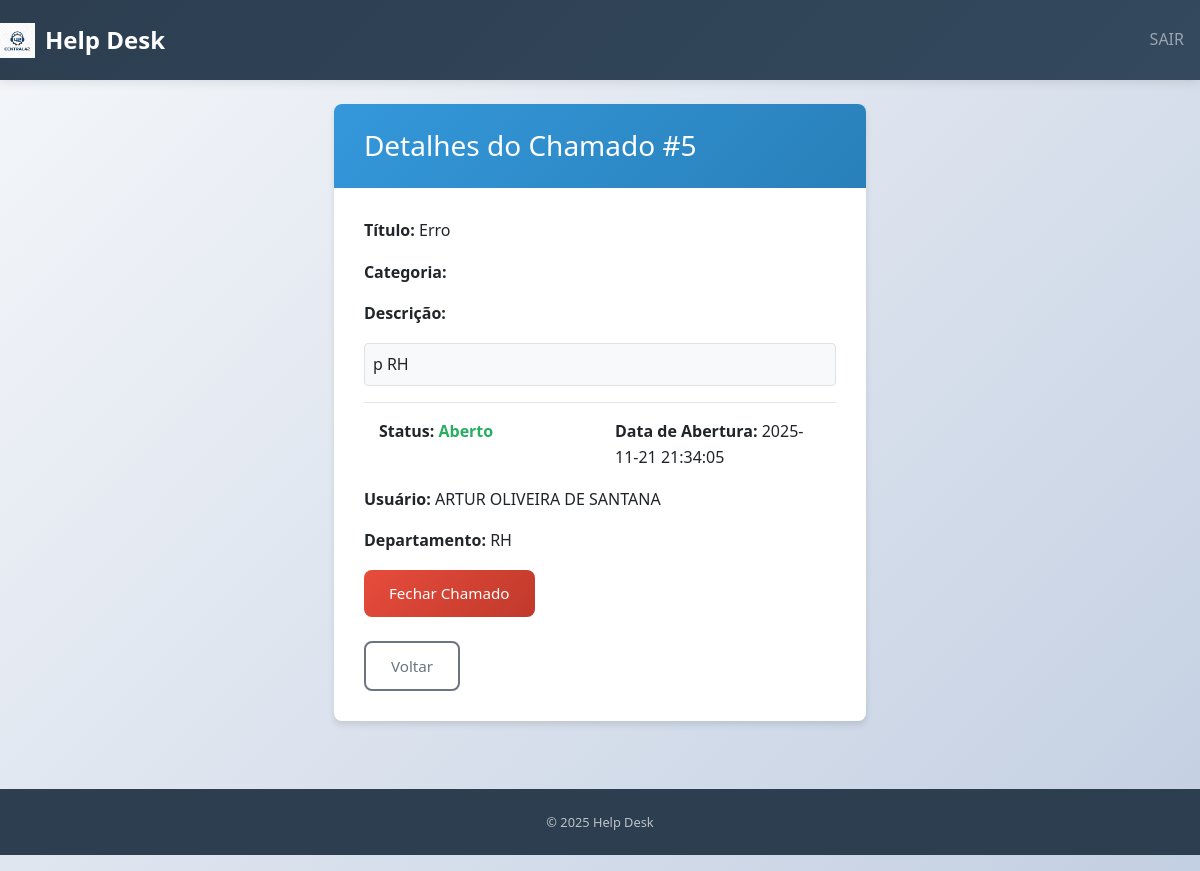
Page /ver_chamado.php?id=5 (signed in) on the committed database.
### tables this page shows
CREATE TABLE `chamados` (
  `id_chamado` int(11) NOT NULL,
  `titulo` varchar(150) NOT NULL,
  `descricao` text NOT NULL,
  `status` varchar(50) DEFAULT 'Aberto',
  `data_abertura` datetime DEFAULT current_timestamp(),
  `id_usuario` int(11) NOT NULL,
  `id_departamento` int(11) NOT NULL,
  `departamento_destino` int(11) NOT NULL,
  `data_fechamento` datetime DEFAULT NULL
);

CREATE TABLE `usuarios` (
  `id_usuario` int(11) NOT NULL,
  `nome` varchar(100) NOT NULL,
  `email` varchar(100) NOT NULL,
  `senha` varchar(255) NOT NULL,
  `id_tipo_usuario` int(11) NOT NULL,
  `id_departamento` int(11) DEFAULT NULL
);

CREATE TABLE `departamentos` (
  `id_departamento` int(11) NOT NULL,
  `nome` varchar(100) NOT NULL
);

### classes/Chamado.php (called while the page is built, shortened)
<?php
class Chamado
{
    public function visualizarChamado($con, $id_chamado)
    {
        try {
            $stmt = $con->prepare("SELECT
                    c.*,
                    u.nome AS nome_usuario,
                    u.email,
                    d.nome AS nome_departamento
                FROM chamados c
                INNER JOIN usuarios u ON u.id_usuario = c.id_usuario
                INNER JOIN departamentos d ON d.id_departamento = c.departamento_destino
                WHERE c.id_chamado = :id");
            $stmt->bindParam(":id", $id_chamado);
            $stmt->execute();
            return $stmt->fetch(PDO::FETCH_ASSOC);
        } catch (PDOException $erroAoMostrarChamados) {
            echo "Erro ao mostrar os chamados: " . $erroAoMostrarChamados->getMessage();
            return false;
        }
    }
}

### ver_chamado.php (the view, shortened to what this page needs)
<?php
include "cabecalho_logado.php";
include "con.php";
include "classes/Chamado.php";
$id_chamado = $_GET['id'];
$chamados = new Chamado();
$chamado = $chamados->visualizarChamado($con, $id_chamado);
?>
<main class="container py-4">
    <div class="card shadow">
        <div class="card-header bg-info text-white">
            <h3 class="mb-0">Detalhes do Chamado #<?php echo $id_chamado; ?></h3>
        </div>
        <div class="card-body">
            <p><strong>Título:</strong> <?php echo $chamado['titulo']; ?></p>
            <p><strong>Categoria:</strong> <?php echo $chamado['id_categoria']; ?></p>
            <p><strong>Descrição:</strong></p>
            <p class="border rounded p-2 bg-light"><?php echo $chamado['descricao']; ?></p>
            <hr>
            <div class="row">
                <div class="col-md-6">
                    <p><strong>Status:</strong>
                        <?php if ($chamado['status'] == 'Aberto') { ?>
                            <span class="text-success"><?php echo $chamado['status']; ?></span>
                        <?php } else { ?>
                            <span class="text-danger"><?php echo $chamado['status']; ?></span>
                        <?php } ?>
                    </p>
                </div>
                <div class="col-md-6 text-md-end">
                    <p><strong>Data de Abertura:</strong> <?php echo $chamado['data_abertura']; ?></p>
                </div>
            </div>
            <p><strong>Usuário:</strong> <?php echo $chamado['nome_usuario']; ?></p>
            <p><strong>Departamento:</strong> <?php echo $chamado['nome_departamento']; ?></p>
            <?php if (($_SESSION['id_tipo_usuario'] == 2 || $_SESSION['id_tipo_usuario'] == 3) && $chamado['status'] == 'Aberto') { ?>
                <form action="fechar_chamado.php" method="get" class="mt-3">
                    <button type="submit" class="btn btn-danger">Fechar Chamado</button>
                </form>
            <?php } ?>
            <div class="mt-4">
                <a href="consultar_chamado.php" class="btn btn-outline-secondary">Voltar</a>
            </div>
        </div>
    </div>
</main>
<?php include "rodape.php"; ?>

### style.css (style rules this page uses)
:root { --primary-color: #2c3e50; --secondary-color: #3498db; --success-color: #27ae60; --warning-color: #f39c12; --danger-color: #e74c3c; --info-color: #17a2b8; --light-color: #ecf0f1; --dark-color: #34495e; --text-color: #2c3e50; --border-radius: 8px; --box-shadow: 0 4px 6px rgba(0, 0, 0, 0.1); --transition: all 0.3s ease; }
* { margin: 0; padding: 0; box-sizing: border-box; }
body { background: linear-gradient(135deg, #f5f7fa 0%, #c3cfe2 100%); min-height: 100vh; font-family: 'Segoe UI', Tahoma, Geneva, Verdana, sans-serif; line-height: 1.6; }
.container { min-height: calc(100vh - 120px); display: flex; align-items: center; justify-content: center; padding: 20px 0; }
.row { width: 100%; justify-content: center; margin: 0; }
.card { border: none; border-radius: var(--border-radius); box-shadow: var(--box-shadow); transition: var(--transition); background: white; margin-bottom: 20px; }
.card-header { background: linear-gradient(135deg, var(--secondary-color), #2980b9); color: white; border-radius: var(--border-radius) var(--border-radius) 0 0 !important; padding: 25px 30px; border-bottom: none; }
.card-body { padding: 30px; }
.btn { border-radius: var(--border-radius); padding: 12px 25px; font-weight: 500; transition: var(--transition); border: none; text-decoration: none; display: inline-block; text-align: center; cursor: pointer; font-size: 0.95rem; }
.btn-danger { background: linear-gradient(135deg, var(--danger-color), #c0392b); color: white; }
.btn-outline-secondary { border: 2px solid #6c757d; color: #6c757d; background: transparent; }
.text-success { color: var(--success-color) !important; font-weight: 600; }

### rows in the picture
chamados: titulo "Erro", descricao "p RH", status "Aberto", data_abertura "2025-11-21 21:34:05", id_usuario.nome "ARTUR OLIVEIRA DE SANTANA", departamento_destino.nome "RH"

### other values in the picture
$id_chamado "5"
